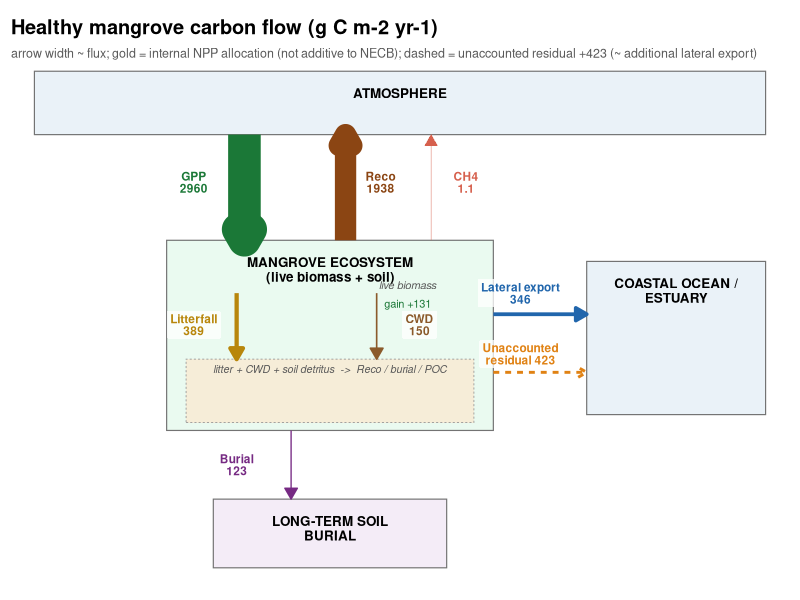
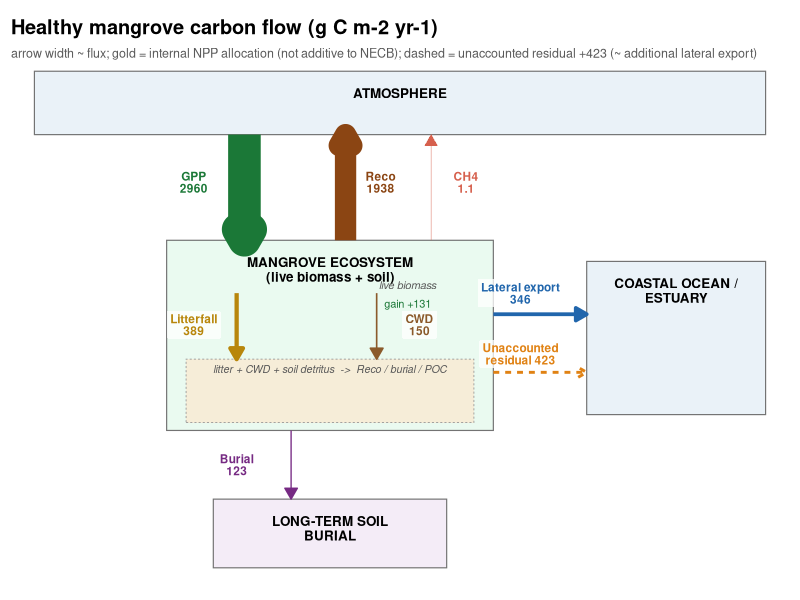

Here is the R script that generated these plots, in order:
# =============================================================================
# plot_budget_flow.R
# -----------------------------------------------------------------------------
# Box-and-flow (Sankey-style) diagram of the Healthy mangrove carbon budget.
# Pools = boxes (Atmosphere, Mangrove ecosystem, Coastal ocean, Long-term
# burial); fluxes = arrows with width proportional to magnitude (g C m-2 yr-1).
# Numbers read from the assembled budget so the diagram stays in sync.
#
# Reads: output/upscaling/carbon_budget_full.csv, carbon_budget_summary.csv
# =============================================================================
suppressMessages({library(dplyr); library(ggplot2)})
if (requireNamespace("here", quietly = TRUE)) setwd(here::here())

bud <- read.csv("output/upscaling/carbon_budget_full.csv") %>% filter(class == "Healthy")
sm  <- read.csv("output/upscaling/carbon_budget_summary.csv") %>% filter(class == "Healthy")
gv  <- function(tm) bud$value[bud$term == tm]
GPP <- abs(gv("GPP (uptake)")); RECO <- gv("Reco (CO2)"); CH4 <- gv("CH4 emission")
LAT <- sum(bud$value[bud$category == "lateral"], na.rm = TRUE)
BUR <- gv("Soil C burial"); DBIO <- gv("dBiomass C")
RESID <- sm$closure_resid
# internal NPP-allocation fluxes (from the multi-source table)
src    <- read.csv("output/upscaling/budget_sources_totals.csv")
sval   <- function(tm) src$value[src$term == tm & src$class == "Healthy"][1]
LITTER <- sval("Litterfall")                     # 389 (Castaneda 2013)
CWDP   <- sval("CWD prod.")                       # 150 (mortality x AGB, FCE anchor)

# --- boxes -------------------------------------------------------------------
box <- tibble::tribble(
  ~id,        ~xmin, ~xmax, ~ymin, ~ymax, ~fill,      ~label,
  "atm",       0.3,   9.7,   8.6,   9.8,  "#eaf2f8",  "ATMOSPHERE",
  "eco",       2.0,   6.2,   3.0,   6.6,  "#eafaf0",  "MANGROVE ECOSYSTEM\n(live biomass + soil)",
  "ocean",     7.4,   9.7,   3.3,   6.2,  "#eaf2f8",  "COASTAL OCEAN /\nESTUARY",
  "burial",    2.6,   5.6,   0.4,   1.7,  "#f4ecf7",  "LONG-TERM SOIL\nBURIAL"
)

# --- flows: x1,y1 -> x2,y2, value, colour ------------------------------------
# arrow width LINEARLY proportional to flux (GPP sets the scale). Tiny fluxes
# (CH4 ~1.6) render as a hairline by design — that is their true relative size.
WSCALE <- 11 / max(GPP, RECO)          # widest arrow ~= 11 units
lw <- function(v) pmax(0.15, abs(v) * WSCALE)
flow <- tibble::tribble(
  ~x1, ~y1, ~x2, ~y2, ~value, ~col,        ~lx,  ~ly,  ~label,
  3.0, 8.6, 3.0, 6.6, GPP,   "#1b7837",    2.35, 7.7,  sprintf("GPP\n%.0f", GPP),      # atm->eco (uptake)
  4.3, 6.6, 4.3, 8.6, RECO,  "#8B4513",    4.75, 7.7,  sprintf("Reco\n%.0f", RECO),    # eco->atm
  5.4, 6.6, 5.4, 8.6, CH4,   "#d6604d",    5.85, 7.7,  sprintf("CH4\n%.1f", CH4),      # eco->atm
  6.2, 5.2, 7.4, 5.2, LAT,   "#2166ac",    6.55, 5.6,  sprintf("Lateral export\n%.0f", LAT), # eco->ocean
  3.6, 3.0, 3.6, 1.7, BUR,   "#762a83",    2.9,  2.35, sprintf("Burial\n%.0f", BUR),   # eco->burial
  6.2, 4.1, 7.4, 4.1, RESID, "#e08214",    6.55, 4.45, sprintf("Unaccounted\nresidual %.0f", RESID), # eco->? (dashed)
  # INTERNAL NPP allocation: live biomass -> litter/CWD/soil detritus pool
  2.9, 5.6, 2.9, 4.35, LITTER, "#b8860b",  2.35, 5.0, sprintf("Litterfall\n%.0f", LITTER),
  4.7, 5.6, 4.7, 4.35, CWDP,   "#8B5A2B",  5.25, 5.0, sprintf("CWD\n%.0f", CWDP)
) %>% mutate(width = lw(value), dashed = grepl("residual", label, ignore.case = TRUE))

p <- ggplot() +
  geom_rect(data = box, aes(xmin = xmin, xmax = xmax, ymin = ymin, ymax = ymax, fill = fill),
            color = "grey45", linewidth = 0.4) +
  geom_text(data = box, aes(x = (xmin+xmax)/2, y = ymax - 0.32, label = label),
            fontface = "bold", size = 3.4, lineheight = 0.9, vjust = 1) +
  # internal detritus sub-pool + zone labels inside the ecosystem box
  geom_rect(aes(xmin = 2.25, xmax = 5.95, ymin = 3.15, ymax = 4.35), fill = "#f6edd8",
            color = "grey60", linewidth = 0.3, linetype = "22") +
  geom_text(aes(x = 4.1, y = 4.24, label = "litter + CWD + soil detritus  ->  Reco / burial / POC"),
            size = 2.7, color = "grey35", fontface = "italic", vjust = 1) +
  geom_text(aes(x = 5.1, y = 5.75, label = "live biomass"), size = 2.8, color = "grey35", fontface = "italic") +
  geom_text(aes(x = 5.1, y = 5.4, label = sprintf("gain +%.0f", DBIO)), size = 2.8, color = "#1b7837") +
  # flux arrows (solid) + residual (dashed)
  geom_segment(data = flow %>% filter(!dashed),
               aes(x = x1, y = y1, xend = x2, yend = y2, linewidth = width, color = col),
               arrow = arrow(length = unit(0.32, "cm"), type = "closed"), lineend = "butt") +
  geom_segment(data = flow %>% filter(dashed),
               aes(x = x1, y = y1, xend = x2, yend = y2, color = col),
               linewidth = 1, linetype = "22",
               arrow = arrow(length = unit(0.25, "cm"), type = "open")) +
  geom_label(data = flow, aes(x = lx, y = ly, label = label, color = col),
             size = 3, label.size = 0, fill = alpha("white", 0.75), lineheight = 0.85, fontface = "bold") +
  scale_linewidth_identity() + scale_color_identity() + scale_fill_identity() +
  coord_cartesian(xlim = c(0, 10), ylim = c(0, 10), expand = FALSE) +
  labs(title = "Healthy mangrove carbon flow (g C m-2 yr-1)",
       subtitle = sprintf("arrow width ~ flux; gold = internal NPP allocation (not additive to NECB); dashed = unaccounted residual %+.0f (~ additional lateral export)", RESID)) +
  theme_void(base_size = 12) +
  theme(plot.title = element_text(face = "bold"), plot.subtitle = element_text(color = "grey35", size = 9),
        plot.margin = margin(8, 8, 8, 8))

dir.create("output/figures/other", showWarnings = FALSE, recursive = TRUE)
dir.create("output/figures/presentation", showWarnings = FALSE, recursive = TRUE)
ggsave("output/figures/other/budget_flow_healthy.pdf", p, width = 9.5, height = 6.5)
ggsave("output/figures/presentation/budget_flow_healthy.png", p, width = 9.5, height = 6.5, dpi = 200)
cat("Written: budget_flow_healthy.{pdf,png}\n")
